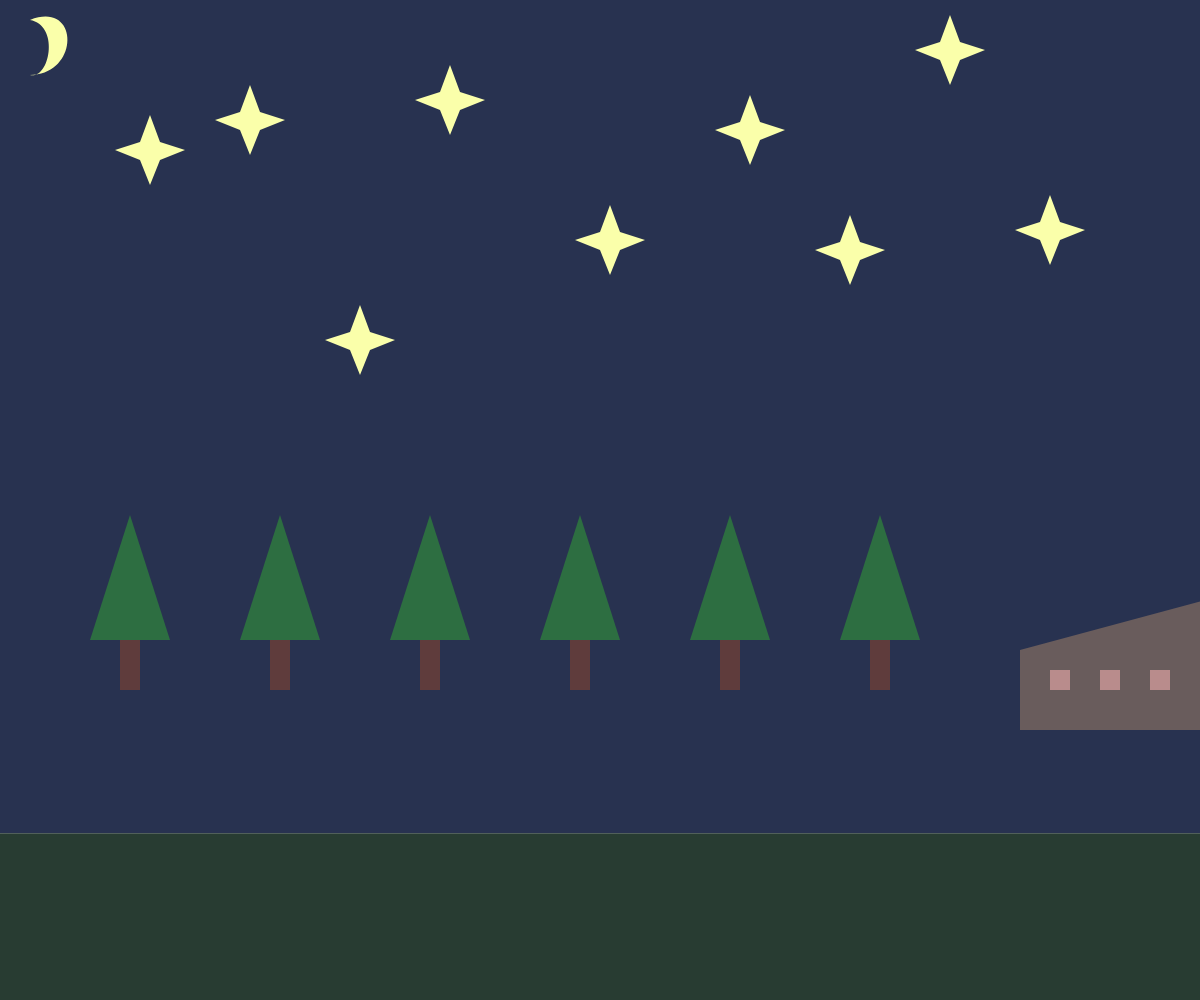
Frame 1 (no input)
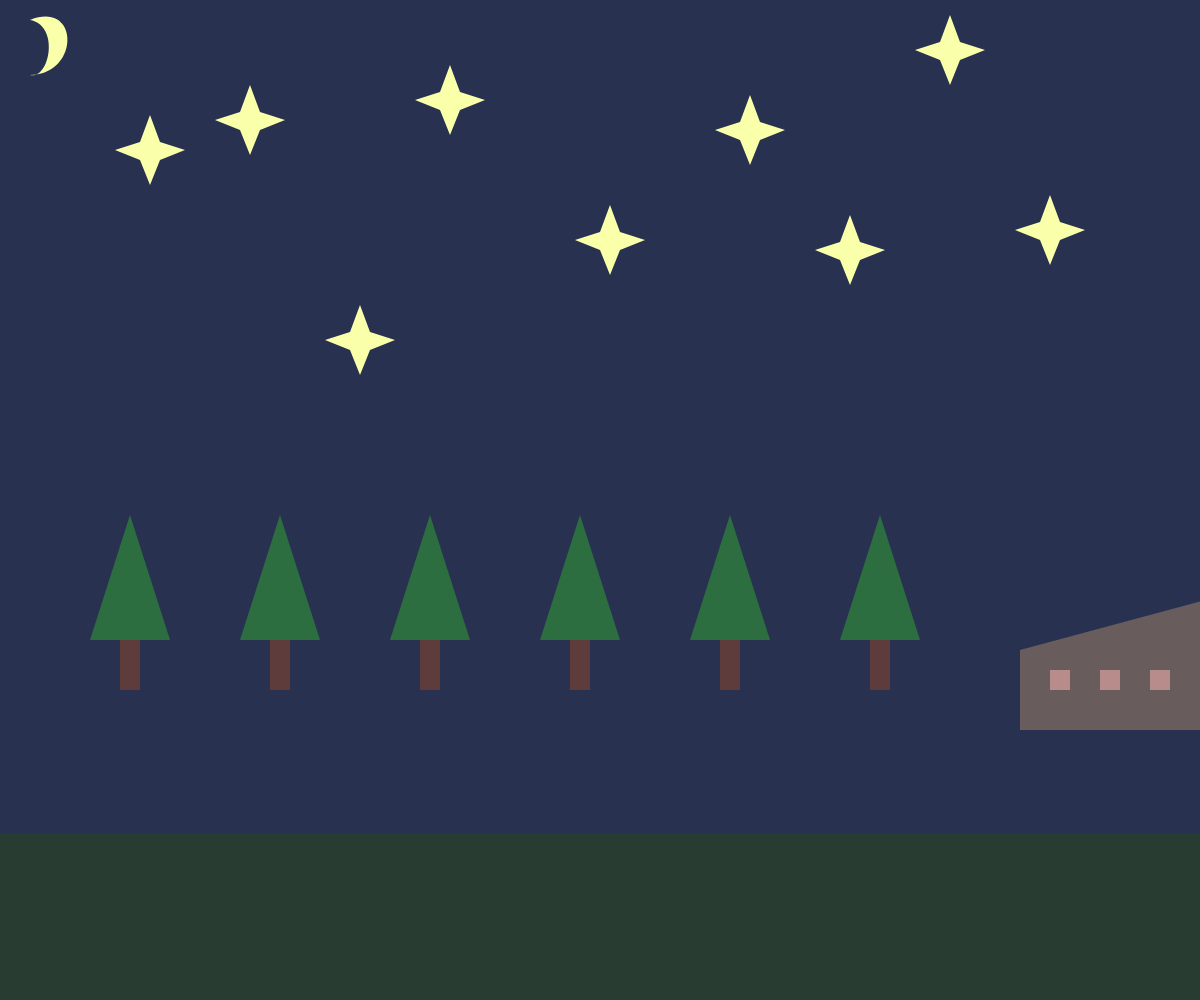
Frame 60 (no input)
Frame 120 (the mouse pressed at the canvas centre since frame 60): identical to frame 60, image omitted

The p5.js sketch that drew these frames (run headless with seeded random() and noise() and a simulated clock; from frame 60 on, the mouse is pressed at the canvas centre):

// p5.js sketch
// ── sketch.js
var skyHeight;
var landHeight;

function setup() {
    createCanvas(windowWidth, windowHeight);

    skyHeight = 5 * windowHeight/6;
    landHeight =  (windowHeight/6);
  }
  
  function draw() {
    //sky
    noStroke();
    fill(40, 50, 80);
    rect(0, 0, windowWidth, skyHeight);

    //land
    fill(40, 60, 50);
    rect(0, skyHeight, windowWidth, landHeight);

    //moon
    fill(250, 255, 170);
    beginShape();
    vertex(30, 20);
    bezierVertex(80, 0, 80, 75, 30, 75);
    bezierVertex(50, 80, 60, 25, 30, 20);
    endShape();

    //star1
    fill(250, 255, 170);
    noStroke();
    beginShape();
    vertex(940, 60);
    vertex(950, 85);
    vertex(960, 60);
    vertex(985, 50);
    vertex(960, 42);
    vertex(950, 15);
    vertex(940, 42);
    vertex(915, 50);
    endShape();

    //star2
    fill(250, 255, 170);
    noStroke();
    beginShape();
    vertex(140, 160);
    vertex(150, 185);
    vertex(160, 160);
    vertex(185, 150);
    vertex(160, 142);
    vertex(150, 115);
    vertex(140, 142);
    vertex(115, 150);
    endShape();

    //star3
    fill(250, 255, 170);
    noStroke();
    beginShape();
    vertex(240, 130);
    vertex(250, 155);
    vertex(260, 130);
    vertex(285, 120);
    vertex(260, 112);
    vertex(250, 85);
    vertex(240, 112);
    vertex(215, 120);
    endShape();

    //star4
    fill(250, 255, 170);
    noStroke();
    beginShape();
    vertex(440, 110);
    vertex(450, 135);
    vertex(460, 110);
    vertex(485, 100);
    vertex(460, 92);
    vertex(450, 65);
    vertex(440, 92);
    vertex(415, 100);
    endShape();

    //star5
    fill(250, 255, 170);
    noStroke();
    beginShape();
    vertex(740, 140);
    vertex(750, 165);
    vertex(760, 140);
    vertex(785, 130);
    vertex(760, 122);
    vertex(750, 95);
    vertex(740, 122);
    vertex(715, 130);
    endShape();

    //star6
    fill(250, 255, 170);
    noStroke();
    beginShape();
    vertex(1040, 240);
    vertex(1050, 265);
    vertex(1060, 240);
    vertex(1085, 230);
    vertex(1060, 222);
    vertex(1050, 195);
    vertex(1040, 222);
    vertex(1015, 230);
    endShape();

    //star7
    fill(250, 255, 170);
    noStroke();
    beginShape();
    vertex(840, 260);
    vertex(850, 285);
    vertex(860, 260);
    vertex(885, 250);
    vertex(860, 242);
    vertex(850, 215);
    vertex(840, 242);
    vertex(815, 250);
    endShape();

    //star8
    fill(250, 255, 170);
    noStroke();
    beginShape();
    vertex(1340, 100);
    vertex(1350, 125);
    vertex(1360, 100);
    vertex(1385, 90);
    vertex(1360, 82);
    vertex(1350, 55);
    vertex(1340, 82);
    vertex(1315, 90);
    endShape();

    //star9
    fill(250, 255, 170);
    noStroke();
    beginShape();
    vertex(600, 250);
    vertex(610, 275);
    vertex(620, 250);
    vertex(645, 240);
    vertex(620, 232);
    vertex(610, 205);
    vertex(600, 232);
    vertex(575, 240);
    endShape();

    //star10
    fill(250, 255, 170);
    noStroke();
    beginShape();
    vertex(350, 350);
    vertex(360, 375);
    vertex(370, 350);
    vertex(395, 340);
    vertex(370, 332);
    vertex(360, 305);
    vertex(350, 332);
    vertex(325, 340);
    endShape();

    //tree1
    fill(45, 110, 65);
    triangle(130, 515, 90, 640, 170, 640);
    fill(95, 60, 60);
    rect(120, 640, 20, 50);

    //tree2
    fill(45, 110, 65);
    triangle(280, 515, 240, 640, 320, 640);
    fill(95, 60, 60);
    rect(270, 640, 20, 50);

    //tree3
    fill(45, 110, 65);
    triangle(430, 515, 390, 640, 470, 640);
    fill(95, 60, 60);
    rect(420, 640, 20, 50);

    //tree4
    fill(45, 110, 65);
    triangle(580, 515, 540, 640, 620, 640);
    fill(95, 60, 60);
    rect(570, 640, 20, 50);

    //tree5
    fill(45, 110, 65);
    triangle(730, 515, 690, 640, 770, 640);
    fill(95, 60, 60);
    rect(720, 640, 20, 50);

    //tree6
    fill(45, 110, 65);
    triangle(880, 515, 840, 640, 920, 640);
    fill(95, 60, 60);
    rect(870, 640, 20, 50);


    //house
    fill(105, 92, 92);
    quad(1020, 650, 1280, 580, 1280, 730, 1020, 730)

    //window
    fill(185, 140, 140);
    rect(1050, 670, 20, 20);
    rect(1100, 670, 20, 20);
    rect(1150, 670, 20, 20);

    //door
    fill(185, 165, 140);
    rect(1210, 670, 30, 60);
  }
